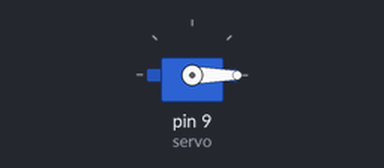
A sketch run on a simulated Arduino Uno, built with avr-gcc and run on an emulated ATmega328P. Parts: servo.

Above: at 0.05 s.
At 4.65 s:
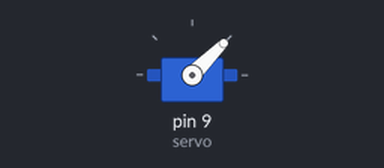
At 9.25 s:
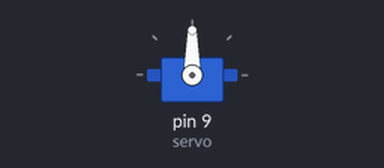
At 18.45 s:
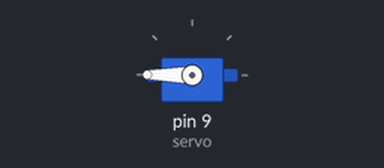
Timing chart, 0 to 24.1 s (numbered marks = the images above):
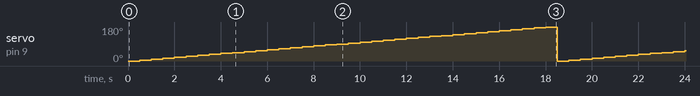

Measured:
- by itself, servo on pin 9 (servo): ramps from 0° to 180° and jumps back, once every 18.5 s

The sketch:

servo.ino
```cpp
#include <Servo.h> //Biblioteka odpowiedzialna za serwa
# define led 13

Servo servo;  //Tworzymy obiekt, dzięki któremu możemy odwołać się do serwa

void setup()
{
  servo.attach(9);  //Serwomechanizm podłączony do pinu 9
}

void loop()
{

  for (int i = 0; i <= 180; i=i+5) {
    servo.write(i);
    delay(500);
  }
}
```
